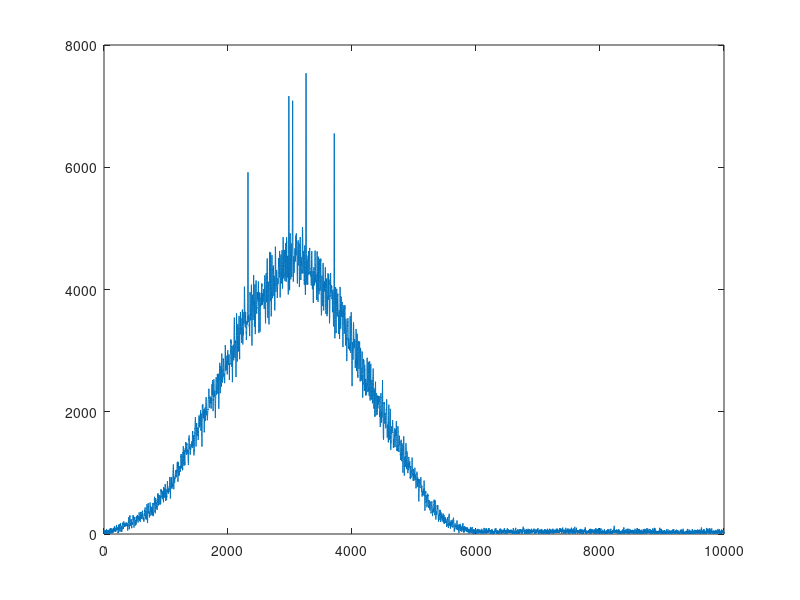

This figure's MATLAB source:
clear all 
code1 = (randi([0 1], [1, 500]) - 0.5) * 2;
% each code continue 50e-6 / 200

t = 15e-6;
fc = 1e4;
fs = 245.76e6;

phase1 = code1 * pi;

t_mod1 = 0:1/fs:t-1/fs;

for ii = 1:length(t_mod1)-1
    index = fix(ii / ((t / 500) * fs)) + 1;
    s1(ii) = exp(1j * 2 * pi * fc * t_mod1(ii) + 1j * code1(index));
end

qq1 = [zeros(1, 120), s1, zeros(1, 12800)];
qq2 = [zeros(1, 2400), s1, zeros(1, 12800-2400+120)];
qq3 = [zeros(1, 1200), s1, zeros(1, 12800-1200+120)];
qq4 = [zeros(1, 1654), s1, zeros(1, 12800-1654+120)];
qq5 = [zeros(1, 1300), s1, zeros(1, 12800-1300+120)];
qq1 = awgn(qq1, 10);
qq2 = awgn(qq2, 10);
qq3 = awgn(qq3, 10);
qq4 = awgn(qq4, 10);
qq5 = awgn(qq5, 10);
qq  = qq1 + qq2 + qq3 + qq4 + qq5;

s = fft(qq, 16384);
c = fft(conj(fliplr(s1)), 16384);
pc = ifft(s .* c, 16384);

range_axis = 3e8 * 1 / fs / 2 * linspace(1, 16384, 16384);
figure
plot(range_axis, abs(pc))